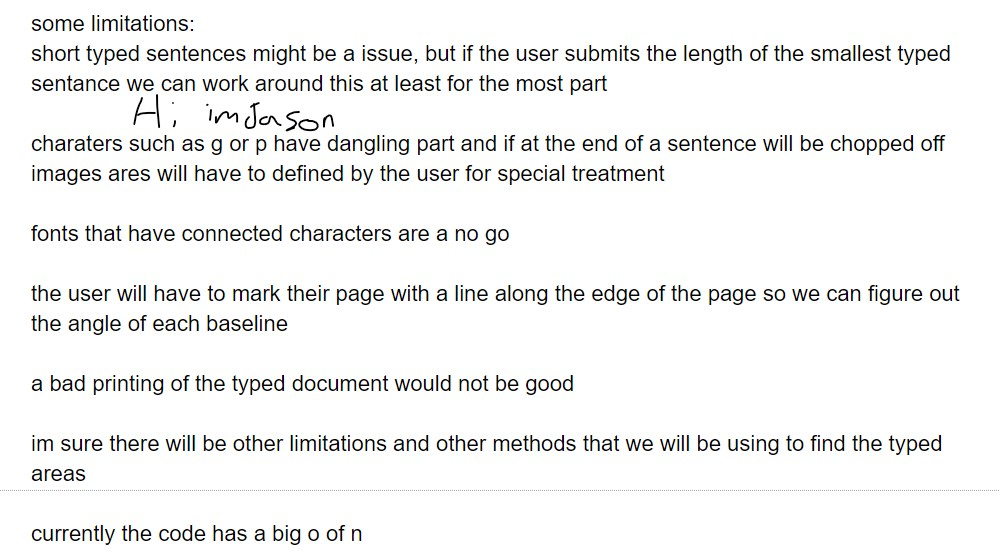
#> input picture Annotation 2020-06-08 012506.jpg, 1000 x 552 px
$ python test.py
#> lines starting #> are read from the running program, lines starting #| are printed output that depends on the picture; after the words box and inside, x2 and y2 are one past the last pixel; in counts of white or black regions, pixels touching at a corner belong together
import PIL
from PIL import Image
from io import BytesIO
from PIL import ImageFilter
from PIL import ImageEnhance
import numpy as np
import math

#credit to https://predictivehacks.com/iterate-over-image-pixels/ to show how to iterate in PIL
# greyscale


# globals

#all black pixels that have been found
foundAlready = {}
# The image
blackAndWhite = None
#to identify the connected black letters from the top right corner -> first left

def findSurrounding(startCoord, letterObject):
    global foundAlready
    myObject = letterObject
    # print(startCoord)
    # print('newblob')
    #to avoid a recursion depth error, using a queue
    stack = [startCoord]
    width, height = blackAndWhite.size
    for i in stack:
        if i not in foundAlready:
            # print(i)
            startCoord = i
            foundAlready[startCoord] = ''
            myObject.add(startCoord)

            # black right pixel
            if (startCoord[0] + 1 < width):
               testPixel =  (startCoord[0] + 1, startCoord[1])
               if blackAndWhite.getpixel(testPixel) == 0 and testPixel not in foundAlready:
                  stack.append( testPixel )
            # black bottom pixel
            if (startCoord[1] + 1 < height):
               testPixel =  (startCoord[0] , startCoord[1] + 1)
               if blackAndWhite.getpixel(testPixel) == 0 and testPixel not in foundAlready:
                  stack.append( testPixel )
            # black left pixel
            if (startCoord[0] - 1 < 0):
               testPixel =  (startCoord[0] - 1 , startCoord[1])
               if blackAndWhite.getpixel(testPixel) == 0 and testPixel not in foundAlready:
                  stack.append( testPixel )
        stack = stack[1:]
    return myObject


class myletter():
    def __init__(self, startPoint):
        self.allPixels = []
        self.top = startPoint[1]
    def add(self, x):
        self.allPixels.append(x)
        # print(self.allPixels)

#find the bounds of the sentence
    def findExtremes(self):
        rightest, lowest = self.allPixels[0]
        leftest = rightest
        for x,y in self.allPixels:
            if lowest < y:
                lowest = y
            if rightest < x:
                rightest = x
            if leftest > x:
                leftest = x
        highest = self.top
        return leftest, rightest, lowest, highest


def removeHandwriting(fileObj):
#> called with fileObj = 'Annotation 2020-06-08 012506.jpg'
    import time
    starttime = time.time()
    img = Image.open(fileObj)
#> img is the input picture: PIL image 1000x552 RGB; mean R, G, B 241.8, 242, 241.6
    # img.save('before.jpg')
    # greyscale
    global blackAndWhite

   #  enhancer = ImageEnhance.Color(img)

   #  blackAndWhite = enhancer.enhance(0.0)
   #  print(blackAndWhite)
    wpercent = 1
    width = 1000
   #  blackAndWhite.show()
    wpercent = (width/float(img.size[0]))
#> wpercent = 1
    hsize = int((float(img.size[1])*float(wpercent)))
#> hsize = 552
    img = img.resize((width,hsize))#, PIL.Image.BOX
    img.show()
    import numpy as np
    arr = np.array(img)
    arr[arr < 170] = 0
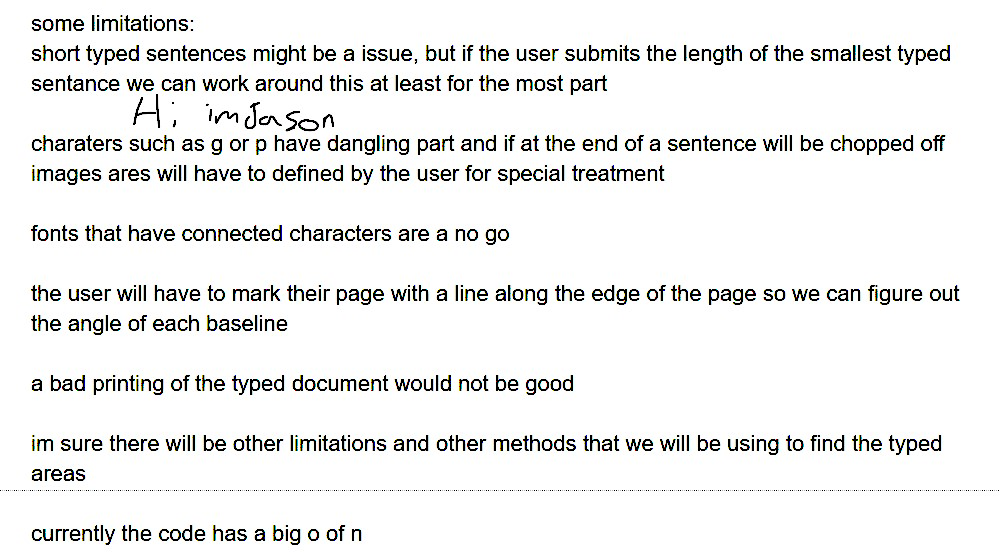
#> arr: shape (552, 1000, 3); 6.22% of pixels changed, all inside (x1, y1, x2, y2) = (0, 15, 999, 545)
    img = Image.fromarray(arr)
    blackAndWhite = img
    blackAndWhite = blackAndWhite.convert("L")

    for x in range(img.width):
        for y in range(img.height):
            if blackAndWhite.getpixel( (x,y) ) < 170:
                # set to black
                blackAndWhite.putpixel( (x,y) ,0)
            else:
                # set to white
                blackAndWhite.putpixel( (x,y) ,255)
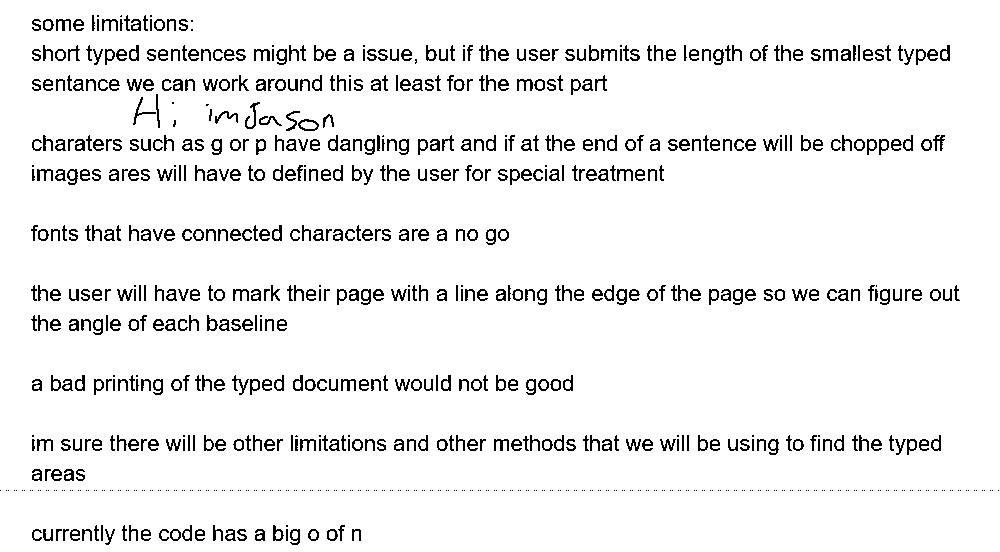
#> blackAndWhite: PIL image 1000x552 L; 93.8% white; black in thin lines or dots


    print(starttime - time.time())
    starttime = time.time()
    blackAndWhite.show()


    #now iterating through each row, looking for letters


    #found letters

    foundletters = []

    for x in range(blackAndWhite.width):
        for y in range(blackAndWhite.height):
            if (x,y) not in foundAlready:
                if blackAndWhite.getpixel((x,y)) == 0:
                    #reset letterlist, list for this individual

                    q = findSurrounding( (x,y), myletter( (x,y) ) )
                    foundletters.append(q)


    # print(foundletters)
    # look at found letters and make dict with order in frequences of bottom line
    # ycoord: [frequences, [rightest xcoords of that char]]

    myletterFrequences = {}
    for i in foundletters:
        # print(i.allPixels)
        left, right, base, high = i.findExtremes()
        # print(myletterFrequences)
        # print(base)

        if base in myletterFrequences:
            myletterFrequences[base] = [myletterFrequences[base][0] + 1, myletterFrequences[base][1] + [right] , myletterFrequences[base][2] + [left], myletterFrequences[base][3] + [high] ]
        else:
            myletterFrequences[base] = [1, [right], [left], [high]]

    # for i in myletterFrequences.values():
    #     print(len(i[1]))

    tolerance = 30

    # create new image to save the typed words to

    newImg = Image.new('RGB', (blackAndWhite.width, blackAndWhite.height), (255, 255, 255))
#> newImg: PIL image 1000x552 RGB; every value is 255
    # newImg.show()

    #copy paste to new doc
    # print(myletterFrequences)
    for k, v in myletterFrequences.items():
        # print(v[0])
        if v[0] < tolerance:
            #doesnt pass tolerance of frequences
            continue
        elif v[0] == 3:
            continue
        else:
            right = max(v[1])
            left = min(v[2])
            high = min(v[3])

            bufferhigh = math.ceil((high - k) * 3)
            bufferlow = math.floor((high - k) * 5)
            # print(v[3])
            # print((left, high, right, k))
            cut = img.crop( (left * wpercent, high +  bufferhigh * wpercent, right * wpercent, (k - bufferlow) * wpercent))
            # raise ValueError()
            newImg.paste(cut, (left, high))
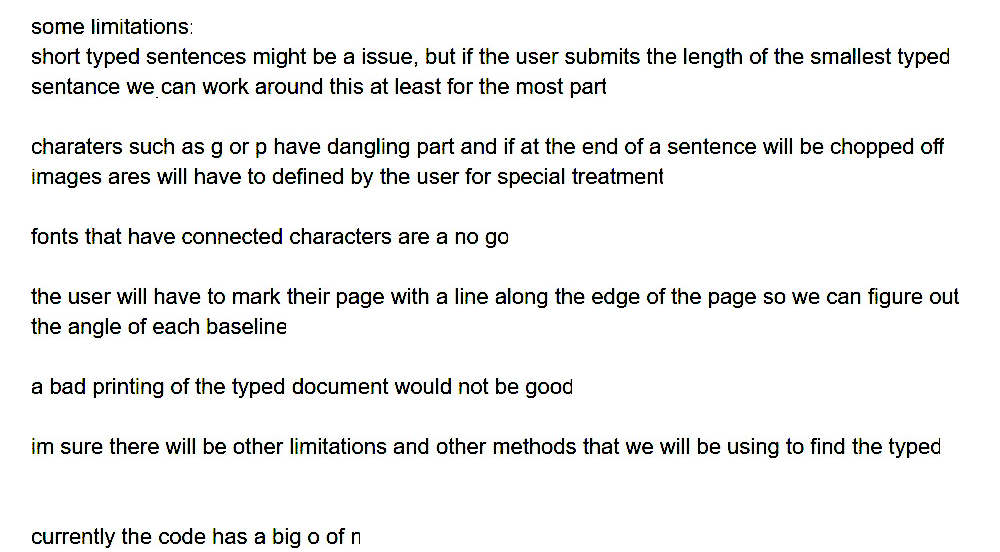
#> newImg: PIL image 1000x552 RGB; mean R, G, B 238.9, 239.3, 238.7
            # print('test')

    print(starttime - time.time())
    newImg.show()

removeHandwriting('Annotation 2020-06-08 012506.jpg')

# 'testImages/difficult.jpg'
